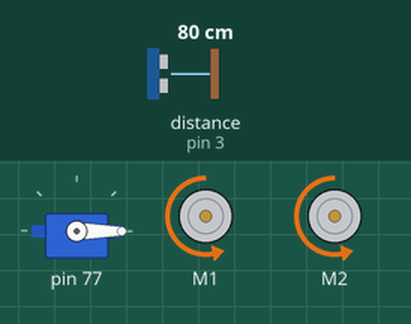
Simulated run of this sketch. Board: Arduino Uno, built with avr-gcc and run on an emulated ATmega328P. Shown: servo, 2 × DC motor (green arrow = forward, orange = backward, longer = faster). The test bench sets the inputs (shaded band); at power-on: distance to the obstacle (sensor on pin 3) 80 cm.

Above: at 1.2 s.
1.3 s: distance to the obstacle (sensor on pin 3) set to 11 cm
At 1.39 s:
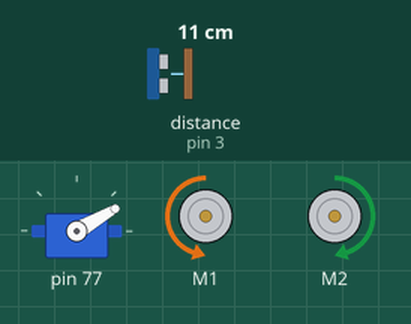
4.3 s: distance to the obstacle (sensor on pin 3) set to 8 cm
At 5.09 s:
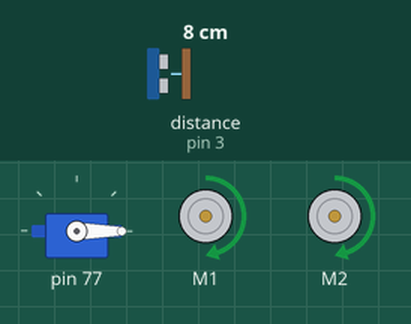
7.3 s: distance to the obstacle (sensor on pin 3) set to 2 cm
At 7.74 s:
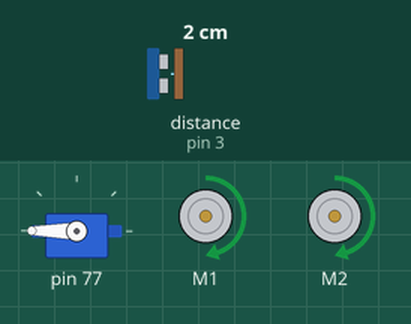
10.3 s: distance to the obstacle (sensor on pin 3) set to 299 cm
13.3 s: distance to the obstacle (sensor on pin 3) set to 4 cm
Timing chart, 0 to 17.3 s (numbered marks = the images above; inputs shaded):
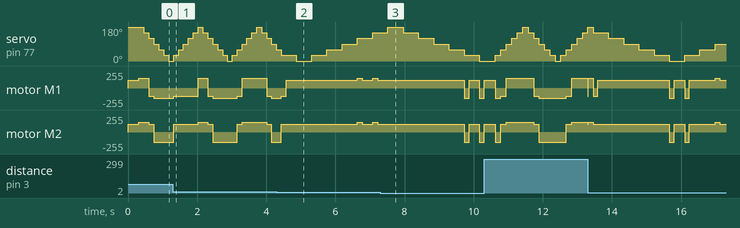

The sketch:

maze_escape_continuous.ino
```cpp
#include "MeOrion.h"

//------------------ DC Motor section -------------------
MeDCMotor motor1(M1);
MeDCMotor motor2(M2);
uint8_t motorSpeed = 120;
//------------------ DC Motor section -------------------


//------------------ Servo section -------------------
MePort port(PORT_6);
Servo servo1; // create servo object to control a servo
int16_t servo1pin =  port.pin2();//attaches the servo on PORT_6 SLOT2 to the servo object

int angle = 180; //servo angle position
int delta = 30; //step function to move the servo angle by
int currentServoPosition = -1;
//uint8_t delayInterval = 100; //how long to wait for the ping to come back

const int dArrayMaxSize = 6; //180 degrees divided by 30 delta = 6 samples per sweep
//const int adjustmentSpeed = 100;
//const int pivotDelay = 600; //how long to wait for the robot to turn
int dArray[dArrayMaxSize]; //array of distances, indexed by angles

int newAngle = 90; // preferred direction of travel

//------------------ Servo section -------------------

//------------------ Ultrasonic sensor section -------
MeUltrasonicSensor ultraSensor(PORT_3); /* Ultrasonic module can ONLY be connected to port 3, 4, 6, 7, 8 of base shield. */


void setup()
{
  servo1.attach(servo1pin); // attaches the servo on servopin2
  Serial.begin(9600);
  servo1.write(angle);  //position to the beginning
//  for (int i=0; i<=dArrayMaxSize; i = i++) {
//    dArray[i] = 0;
//  }
}

void loop()
{

  int adjustedSpeed = 150;

  //start the engines!
  motor1.run(-motorSpeed);
  motor2.run(motorSpeed);

  if (dArray[currentServoPosition] < 10) { //it's a trap!
    motor1.run(motorSpeed);
    motor2.run(motorSpeed);
    delay(300);
  }

  currentServoPosition++;                     //increment the array index by 1

  //check to see if we are about to go outside the dArrayMaxSize. If yes, then we reset to 0.
  if (currentServoPosition >= dArrayMaxSize) {
    currentServoPosition = 0;
  }

  //turn the servo around if at the edge boundary
  if ((angle > 178) || (angle <= 0)){
     delta = -delta;
  }


  servo1.write(angle);

  angle += delta; //always add the delta to the angle. Negative delta decreases the angle.

  dArray[currentServoPosition] = ultraSensor.distanceCm(); //get the sensor reading and add it to the array
  //dArray[currentServoPosition] = rand() % 400;
  //Serial.print("current distance reading: ");
  //Serial.println(dArray[currentServoPosition]);
  if (largestDistance(dArray[currentServoPosition])) {

      //Serial.print("We have a new angle: ");
      //newAngle = angle;
      //Serial.print(angle);
      //Serial.print("Distance: ");
      //Serial.println(dArray[currentServoPosition]);

      if (angle > 90) { //pivot left a bit. NOTE: this is reversed: 180 - 0 degrees!
        //Serial.println("Turning left!");
        //int adjustedSpeed = motorSpeed + angle + adjustmentSpeed;
        //int adjustedSpeed = -50;
        //Serial.print("adjusted speed: ");
        //Serial.println(adjustedSpeed);

        motor1.run(adjustedSpeed);
        motor2.run(adjustedSpeed);
        //delay(pivotDelay);
        //motor1.run(-motorSpeed);

      } //end of if

      if (angle < 90) { //pivot right a bit
        //Serial.println("Turning right!");
        //int adjustedSpeed = motorSpeed - angle - adjustmentSpeed;

        //Serial.print("adjusted speed: ");
        //Serial.println(adjustedSpeed);

        motor1.run(-adjustedSpeed);
        motor2.run(-adjustedSpeed);
        //delay(pivotDelay);
        //motor2.run(motorSpeed);

      } //end of if
  } //end of if (largestDistance(dArray[currentServoPosition])) {

/*
  Serial.print(" angle: ");
  Serial.print(angle);
  Serial.print(" servo position: ");
  Serial.print(currentServoPosition);
  Serial.print(" new angle: ");
  Serial.print(newAngle);
  Serial.print(" distance: ");
  Serial.println(dArray[currentServoPosition]);
*/
  delay(140);
}

boolean largestDistance(int distanceGiven)
{
  int maxDistance = 0;
  boolean changeCourse = false;
//  Serial.print("getting the max value from the array:");
  for (int i=0; i<dArrayMaxSize; i++) {
    maxDistance = max(maxDistance,dArray[i]);
  }
  /*
  Serial.println();
  Serial.print(" distance given: ");
  Serial.print(distanceGiven);
  Serial.print(" max distance: ");
  Serial.print(maxDistance);
*/
  //if these are equal, that means the newly given value is the current max, hence we are changing course to reflect the new direction
  if (distanceGiven == maxDistance) {
    changeCourse = !changeCourse; //flip this bool from false to true
  }

  return changeCourse;
}


/*
int getMaxValue(int arrayOfDistances[], int arraySize)
{
  int maxDistance = 0;
  int returnAngle = 0;
  for (int i=0; i<=arraySize; i = i++) {
    if (maxDistance > arrayOfDistances[i]) {
      maxDistance = arrayOfDistances[i];
      returnAngle = i;
    }
  }

  return returnAngle;
}

*/
```

Measured:
- the behaviour switches between 10 and 9 cm on distance to the obstacle (sensor on pin 3) (found by bisection; images 1 and 2)
